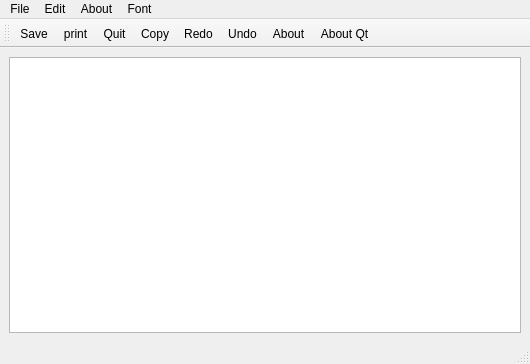
<?xml version="1.0" encoding="UTF-8"?>
<ui version="4.0">
 <class>MainWindow</class>
 <widget class="QMainWindow" name="MainWindow">
  <property name="geometry">
   <rect>
    <x>0</x>
    <y>0</y>
    <width>530</width>
    <height>364</height>
   </rect>
  </property>
  <property name="windowTitle">
   <string>MainWindow</string>
  </property>
  <widget class="QWidget" name="centralwidget">
   <layout class="QVBoxLayout" name="verticalLayout">
    <item>
     <widget class="QTextEdit" name="textEdit"/>
    </item>
   </layout>
  </widget>
  <widget class="QMenuBar" name="menubar">
   <property name="geometry">
    <rect>
     <x>0</x>
     <y>0</y>
     <width>530</width>
     <height>22</height>
    </rect>
   </property>
   <widget class="QMenu" name="menuFile">
    <property name="title">
     <string>File</string>
    </property>
    <addaction name="actionOpen"/>
    <addaction name="actionSave"/>
    <addaction name="actionQuit"/>
    <addaction name="actionprint"/>
   </widget>
   <widget class="QMenu" name="menuEdit">
    <property name="title">
     <string>Edit</string>
    </property>
    <addaction name="actionCopy"/>
    <addaction name="actionUndo"/>
    <addaction name="actionRedo"/>
   </widget>
   <widget class="QMenu" name="menuAbout">
    <property name="title">
     <string>About</string>
    </property>
    <addaction name="actionAbout"/>
    <addaction name="actionAbout_Qt"/>
   </widget>
   <widget class="QMenu" name="menuFont">
    <property name="title">
     <string>Font</string>
    </property>
    <addaction name="actionFont"/>
    <addaction name="actionColor"/>
   </widget>
   <addaction name="menuFile"/>
   <addaction name="menuEdit"/>
   <addaction name="menuAbout"/>
   <addaction name="menuFont"/>
  </widget>
  <widget class="QStatusBar" name="statusbar"/>
  <widget class="QToolBar" name="toolBar">
   <property name="windowTitle">
    <string>toolBar</string>
   </property>
   <attribute name="toolBarArea">
    <enum>TopToolBarArea</enum>
   </attribute>
   <attribute name="toolBarBreak">
    <bool>false</bool>
   </attribute>
   <addaction name="actionSave"/>
   <addaction name="actionprint"/>
   <addaction name="actionQuit"/>
   <addaction name="actionCopy"/>
   <addaction name="actionRedo"/>
   <addaction name="actionUndo"/>
   <addaction name="actionAbout"/>
   <addaction name="actionAbout_Qt"/>
  </widget>
  <action name="actionOpen">
   <property name="icon">
    <iconset resource="rs.qrc">
     <normaloff>:/images/add-folder.png</normaloff>:/images/add-folder.png</iconset>
   </property>
   <property name="text">
    <string>Open</string>
   </property>
  </action>
  <action name="actionSave">
   <property name="icon">
    <iconset resource="rs.qrc">
     <normaloff>:/images/disk.png</normaloff>:/images/disk.png</iconset>
   </property>
   <property name="text">
    <string>Save</string>
   </property>
   <property name="shortcut">
    <string>Ctrl+S</string>
   </property>
  </action>
  <action name="actionQuit">
   <property name="icon">
    <iconset resource="rs.qrc">
     <normaloff>:/images/cross.png</normaloff>:/images/cross.png</iconset>
   </property>
   <property name="text">
    <string>Quit</string>
   </property>
   <property name="shortcut">
    <string>Ctrl+Q</string>
   </property>
  </action>
  <action name="actionCopy">
   <property name="icon">
    <iconset resource="rs.qrc">
     <normaloff>:/images/document.png</normaloff>:/images/document.png</iconset>
   </property>
   <property name="text">
    <string>Copy</string>
   </property>
   <property name="shortcut">
    <string>Ctrl+C</string>
   </property>
  </action>
  <action name="actionPaste">
   <property name="icon">
    <iconset resource="rs.qrc">
     <normaloff>:/images/edit.png</normaloff>:/images/edit.png</iconset>
   </property>
   <property name="text">
    <string>Paste</string>
   </property>
   <property name="shortcut">
    <string>Ctrl+P</string>
   </property>
  </action>
  <action name="actionUndo">
   <property name="icon">
    <iconset resource="rs.qrc">
     <normaloff>:/images/undo.png</normaloff>:/images/undo.png</iconset>
   </property>
   <property name="text">
    <string>Undo</string>
   </property>
   <property name="shortcut">
    <string>Ctrl+Z</string>
   </property>
  </action>
  <action name="actionRedo">
   <property name="icon">
    <iconset resource="rs.qrc">
     <normaloff>:/images/time-past.png</normaloff>:/images/time-past.png</iconset>
   </property>
   <property name="text">
    <string>Redo</string>
   </property>
  </action>
  <action name="actionAbout">
   <property name="icon">
    <iconset resource="rs.qrc">
     <normaloff>:/images/interrogation.png</normaloff>:/images/interrogation.png</iconset>
   </property>
   <property name="text">
    <string>About</string>
   </property>
  </action>
  <action name="actionAbout_Qt">
   <property name="icon">
    <iconset resource="rs.qrc">
     <normaloff>:/images/interrogation (1).png</normaloff>:/images/interrogation (1).png</iconset>
   </property>
   <property name="text">
    <string>About Qt</string>
   </property>
  </action>
  <action name="actionprint">
   <property name="icon">
    <iconset resource="rs.qrc">
     <normaloff>:/images/edit.png</normaloff>:/images/edit.png</iconset>
   </property>
   <property name="text">
    <string>print</string>
   </property>
  </action>
  <action name="actionFont">
   <property name="text">
    <string>Font</string>
   </property>
  </action>
  <action name="actionColor">
   <property name="text">
    <string>Color</string>
   </property>
  </action>
 </widget>
 <resources>
  <include location="rs.qrc"/>
 </resources>
 <connections/>
</ui>
